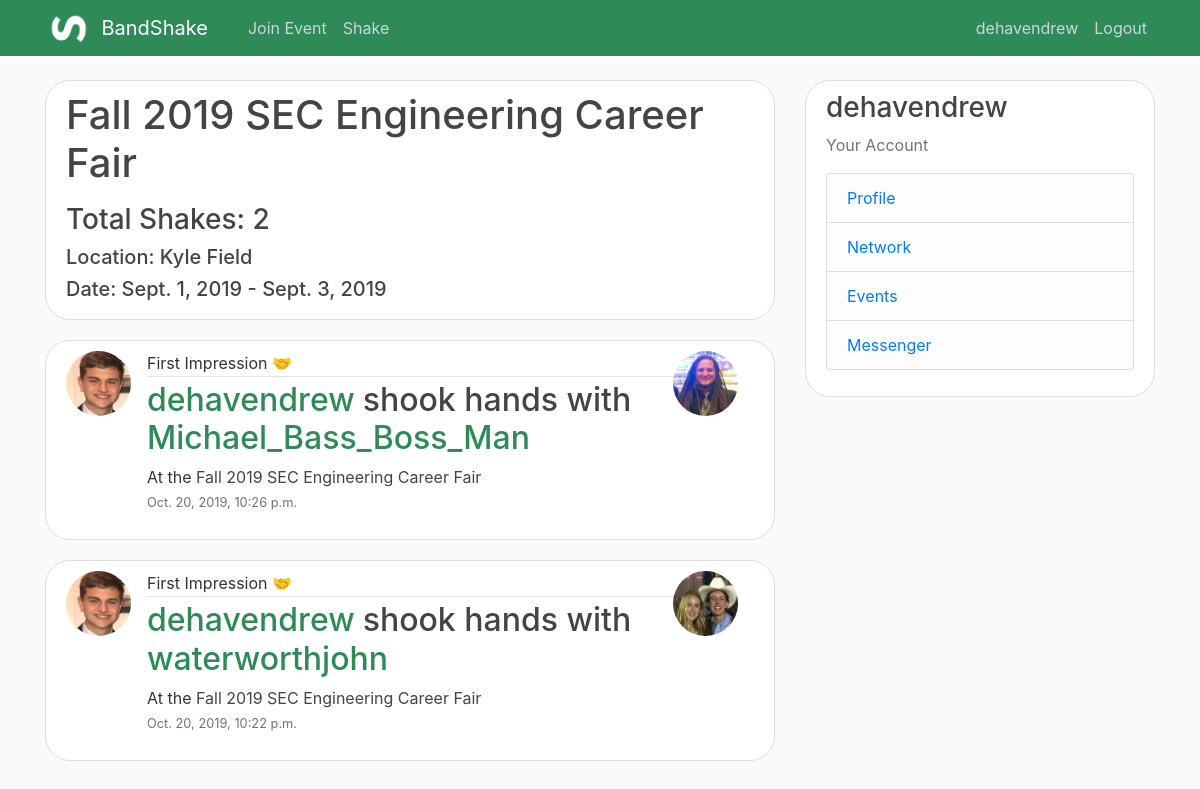
The page /events/Fall 2019 SEC Engineering Career Fair/ (signed in) on the database as committed earlier.
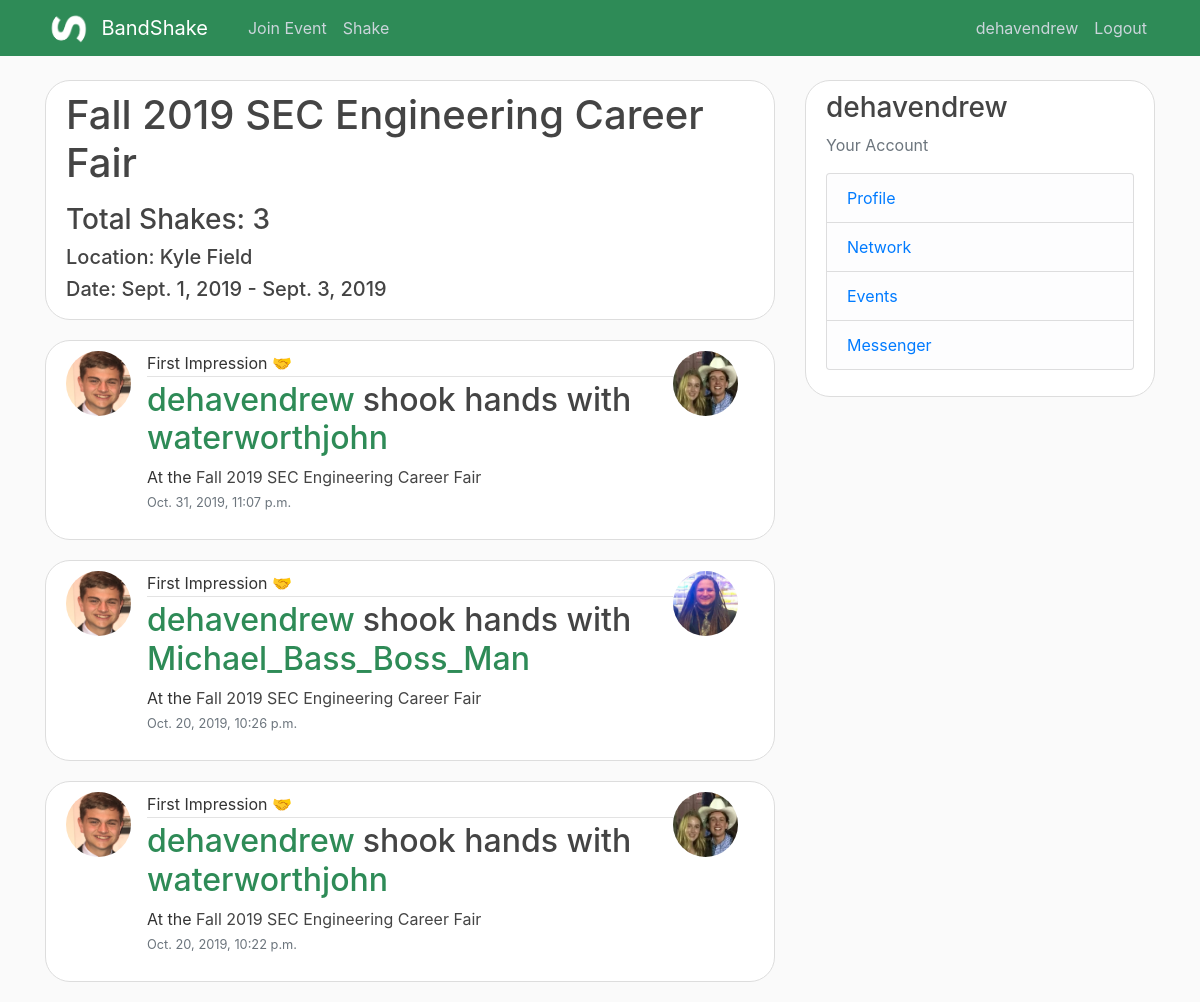
The same page on the database as committed later.
### shakes/models.py (models this page shows, shortened)
class meetup(models.Model):
   people = models.ManyToManyField(User)
   id = models.AutoField(primary_key=True)
   eventObj = models.ForeignKey(event, on_delete= models.CASCADE, default=0)
   date = models.DateTimeField(default=timezone.now)

class event(models.Model):
    name = models.CharField(max_length=100)
    startTime = models.DateField()
    endTime = models.DateField()
    location = models.CharField(max_length=100)
    type = models.CharField(max_length=50)

### users/models.py (models this page shows, shortened)
class profile(models.Model):
    user = models.OneToOneField(User, on_delete=models.CASCADE)
    email = models.CharField(max_length=50, null=True, blank=True)
    phone = models.CharField(max_length=15, null=True, blank=True)
    address = models.CharField(max_length=50, null=True, blank=True)
    job = models.CharField(max_length=50, null=True, blank=True)
    image = models.ImageField(default="profile_pics\default.jpg",upload_to="profile_pics")
    company = models.ForeignKey(company, on_delete=models.SET_NULL, null=True, blank=True)
    resume = models.OneToOneField(resume, on_delete=models.SET_NULL, null=True, blank=True)

### shakes/views.py (the view)
# urls.py: path('events/<str:eventObj>/', EventListView.as_view(), name="event-list"),
class EventListView(LoginRequiredMixin, ListView):
    model = meetup
    template_name = 'shakes/eventList.html'
    context_object_name = 'shakes'
    def get_context_data(self, **kwargs):
        user = self.request.user
        eventObj = event.objects.get(name = self.kwargs.get('eventObj'))
        context = super().get_context_data(**kwargs)
        context['shakes'] = meetup.objects.filter(people=user, eventObj = eventObj).order_by('-date')
        context['event'] = eventObj
        return context

### shakes/templates/shakes/eventList.html (shortened to what this page needs)
{% extends "shakes/base.html" %}
{% block content %}
    <div class="content-section">
        <h1 class="mb-3">{{ view.kwargs.eventObj }}
        </h1>
        <h3>Total Shakes: {{ shakes.count }}</h3>
        <h5>Location: {{ event.location }}</h5>
        <h5>Date: {{ event.startTime }} - {{ event.endTime }}</h5>
    </div>
    {% if user.is_authenticated %}
        {% for shake in shakes %}
        <article class="media content-section" id="{{ shake.id }}">
            <img class="rounded-circle article-img" src="{{ shake.people.first.profile.image.url }}">
              <div class="media-body">
                <div class="article-metadata">
                  First Impression &#x1F91D
                </div>
                <h2>
                    <a class="mr-2" href="#">{{ shake.people.first }}</a>shook hands with
                    <a class="mr-2" href="#">{{ shake.people.last }}</a>
                </h2>
                <p class="article-content"> At the <a class="article-title" href={% url 'event-list' shake.eventObj.name %}>{{ shake.eventObj.name }}</a>
                    <small class="text-muted">{{ shake.date}}</small>
                </p>
              </div>
            <img class="rounded-circle article-img" src="{{ shake.people.last.profile.image.url }}">
        </article>
        {% endfor %}
    {% else %}
    <div class="content-section">Welcome!</div>
    {% endif %}
{% endblock content %}

Rows that differ between the two databases and show on the page:
added meetup: people.first.profile.image (picture), people.first "dehavendrew", people.last "waterworthjohn", eventObj.name "Fall 2019 SEC Engineering Career Fair", date "Oct. 31, 2019, 11:07 p.m.", people.last.profile.image (picture)
Other text that changed with them:
{{ shakes.count }}: "2" → "3"
